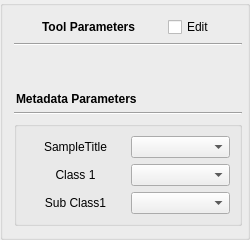
              <widget class="QGroupBox" name="groupBox_2">
               <property name="sizePolicy">
                <sizepolicy hsizetype="Fixed" vsizetype="Preferred">
                 <horstretch>0</horstretch>
                 <verstretch>0</verstretch>
                </sizepolicy>
               </property>
               <property name="minimumSize">
                <size>
                 <width>250</width>
                 <height>0</height>
                </size>
               </property>
               <property name="maximumSize">
                <size>
                 <width>550</width>
                 <height>16777215</height>
                </size>
               </property>
               <layout class="QVBoxLayout" name="verticalLayout_37">
                <property name="rightMargin">
                 <number>5</number>
                </property>
                <item>
                 <layout class="QHBoxLayout" name="horizontalLayout_30">
                  <property name="sizeConstraint">
                   <enum>QLayout::SetFixedSize</enum>
                  </property>
                  <item>
                   <widget class="QLabel" name="label_61">
                    <property name="sizePolicy">
                     <sizepolicy hsizetype="Fixed" vsizetype="Preferred">
                      <horstretch>0</horstretch>
                      <verstretch>0</verstretch>
                     </sizepolicy>
                    </property>
                    <property name="font">
                     <font>
                      <bold>true</bold>
                     </font>
                    </property>
                    <property name="text">
                     <string>Tool Parameters</string>
                    </property>
                    <property name="margin">
                     <number>2</number>
                    </property>
                    <property name="indent">
                     <number>2</number>
                    </property>
                   </widget>
                  </item>
                  <item>
                   <widget class="QCheckBox" name="PB_toolParameters_editable">
                    <property name="sizePolicy">
                     <sizepolicy hsizetype="Fixed" vsizetype="Fixed">
                      <horstretch>0</horstretch>
                      <verstretch>0</verstretch>
                     </sizepolicy>
                    </property>
                    <property name="text">
                     <string>Edit</string>
                    </property>
                   </widget>
                  </item>
                 </layout>
                </item>
                <item>
                 <widget class="Line" name="line_13">
                  <property name="orientation">
                   <enum>Qt::Horizontal</enum>
                  </property>
                 </widget>
                </item>
                <item>
                 <layout class="QVBoxLayout" name="PB_toolparameter_layout"/>
                </item>
                <item>
                 <spacer name="verticalSpacer_2">
                  <property name="orientation">
                   <enum>Qt::Vertical</enum>
                  </property>
                  <property name="sizeHint" stdset="0">
                   <size>
                    <width>20</width>
                    <height>40</height>
                   </size>
                  </property>
                 </spacer>
                </item>
                <item>
                 <layout class="QHBoxLayout" name="horizontalLayout_47">
                  <item>
                   <widget class="QLabel" name="label_69">
                    <property name="font">
                     <font>
                      <bold>true</bold>
                     </font>
                    </property>
                    <property name="frameShadow">
                     <enum>QFrame::Raised</enum>
                    </property>
                    <property name="text">
                     <string>Metadata Parameters</string>
                    </property>
                    <property name="margin">
                     <number>2</number>
                    </property>
                    <property name="indent">
                     <number>2</number>
                    </property>
                   </widget>
                  </item>
                 </layout>
                </item>
                <item>
                 <widget class="Line" name="line_14">
                  <property name="orientation">
                   <enum>Qt::Horizontal</enum>
                  </property>
                 </widget>
                </item>
                <item>
                 <widget class="QGroupBox" name="groupBox_3">
                  <property name="maximumSize">
                   <size>
                    <width>16777215</width>
                    <height>280</height>
                   </size>
                  </property>
                  <layout class="QVBoxLayout" name="verticalLayout_39">
                   <item>
                    <layout class="QHBoxLayout" name="horizontalLayout_82">
                     <item>
                      <layout class="QHBoxLayout" name="horizontalLayout_83">
                       <item>
                        <widget class="QLabel" name="label_89">
                         <property name="text">
                          <string>SampleTitle</string>
                         </property>
                         <property name="alignment">
                          <set>Qt::AlignCenter</set>
                         </property>
                         <property name="indent">
                          <number>2</number>
                         </property>
                        </widget>
                       </item>
                       <item>
                        <widget class="QComboBox" name="PB_metapara_sampletitle_cbb"/>
                       </item>
                      </layout>
                     </item>
                    </layout>
                   </item>
                   <item>
                    <layout class="QHBoxLayout" name="horizontalLayout_48">
                     <item>
                      <layout class="QHBoxLayout" name="horizontalLayout_56">
                       <item>
                        <widget class="QLabel" name="label_70">
                         <property name="text">
                          <string>Class 1</string>
                         </property>
                         <property name="alignment">
                          <set>Qt::AlignCenter</set>
                         </property>
                         <property name="indent">
                          <number>2</number>
                         </property>
                        </widget>
                       </item>
                       <item>
                        <widget class="QComboBox" name="PB_metapara_class1_cbb"/>
                       </item>
                      </layout>
                     </item>
                    </layout>
                   </item>
                   <item>
                    <layout class="QHBoxLayout" name="horizontalLayout_59">
                     <item>
                      <layout class="QHBoxLayout" name="horizontalLayout_62">
                       <item>
                        <widget class="QLabel" name="label_74">
                         <property name="text">
                          <string>Sub Class1</string>
                         </property>
                         <property name="alignment">
                          <set>Qt::AlignCenter</set>
                         </property>
                         <property name="indent">
                          <number>2</number>
                         </property>
                        </widget>
                       </item>
                       <item>
                        <widget class="QComboBox" name="PB_metapara_sclass1_cbb"/>
                       </item>
                      </layout>
                     </item>
                    </layout>
                   </item>
                  </layout>
                 </widget>
                </item>
               </layout>
              </widget>
